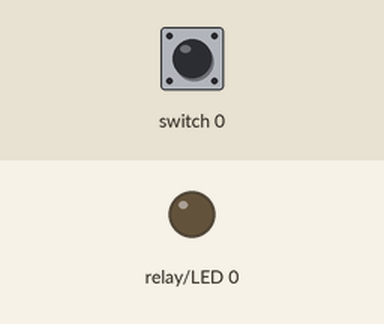
The program below on a simulated Raspberry Pi (BCM pin numbers) with a PiFace Digital. On the bench: output pins drawn as LEDs (lit = HIGH). The inputs (shaded band) are chosen by the test bench; at power-on: switch 0 HIGH.

Above: at 1.2 s.
1.3 s: switch 0 pulled LOW for 0.15 s
At 1.4 s:
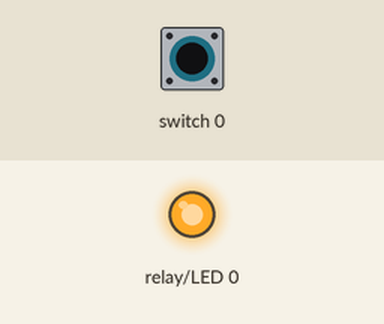
3.0 s: switch 0 pulled LOW for 3.2 s
At 7.2 s:
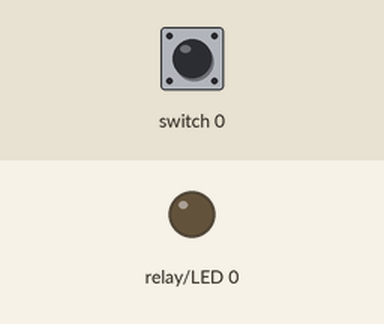
Timing chart, 0 to 8.7 s (numbered marks = the images above; inputs shaded):
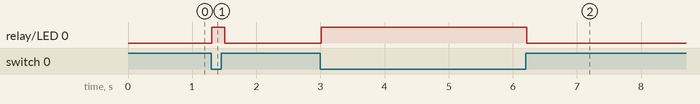

The program:

piface.py
```python
#!/usr/bin/python3
import pifacedigitalio as pf
from time import sleep

pf.init()
while True:
    if pf.digital_read(0):
        pf.digital_write(0, 1)
    else:
        pf.digital_write(0, 0)
    sleep(0.1)
```

Measured:
- after the input at 1.3 s, relay/LED 0: LOW → HIGH at once, → LOW 0.20 s later
- after the input at 3.0 s, relay/LED 0: LOW → HIGH at once, → LOW 3.2 s later
